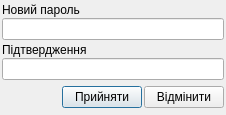
<?xml version="1.0" encoding="UTF-8"?>
<ui version="4.0">
 <class>tke_Dialog_change_password</class>
 <widget class="QDialog" name="tke_Dialog_change_password">
  <property name="geometry">
   <rect>
    <x>0</x>
    <y>0</y>
    <width>226</width>
    <height>115</height>
   </rect>
  </property>
  <property name="windowTitle">
   <string>Користувач - </string>
  </property>
  <property name="windowIcon">
   <iconset resource="tke/tke_rc">
    <normaloff>:/pictures/pictures/cube.png</normaloff>:/pictures/pictures/cube.png</iconset>
  </property>
  <layout class="QGridLayout">
   <property name="margin">
    <number>2</number>
   </property>
   <property name="spacing">
    <number>2</number>
   </property>
   <item row="2" column="0">
    <layout class="QHBoxLayout">
     <property name="spacing">
      <number>2</number>
     </property>
     <property name="margin">
      <number>0</number>
     </property>
     <item>
      <spacer>
       <property name="orientation">
        <enum>Qt::Horizontal</enum>
       </property>
       <property name="sizeHint" stdset="0">
        <size>
         <width>131</width>
         <height>31</height>
        </size>
       </property>
      </spacer>
     </item>
     <item>
      <widget class="QPushButton" name="okButton_login">
       <property name="text">
        <string>Прийняти</string>
       </property>
       <property name="icon">
        <iconset resource="tke/tke_rc">
         <normaloff>:/pictures/pictures/button_ok.png</normaloff>:/pictures/pictures/button_ok.png</iconset>
       </property>
       <property name="iconSize">
        <size>
         <width>12</width>
         <height>12</height>
        </size>
       </property>
      </widget>
     </item>
     <item>
      <widget class="QPushButton" name="cancelButton_login">
       <property name="text">
        <string>Відмінити</string>
       </property>
       <property name="icon">
        <iconset resource="tke/tke_rc">
         <normaloff>:/pictures/pictures/button_cancel.png</normaloff>:/pictures/pictures/button_cancel.png</iconset>
       </property>
       <property name="iconSize">
        <size>
         <width>12</width>
         <height>12</height>
        </size>
       </property>
      </widget>
     </item>
    </layout>
   </item>
   <item row="1" column="0">
    <layout class="QVBoxLayout">
     <property name="spacing">
      <number>1</number>
     </property>
     <property name="margin">
      <number>0</number>
     </property>
     <item>
      <widget class="QLabel" name="label_password_2">
       <property name="text">
        <string>Підтвердження</string>
       </property>
      </widget>
     </item>
     <item>
      <widget class="QLineEdit" name="lineEdit_new_password_2">
       <property name="inputMask">
        <string/>
       </property>
       <property name="echoMode">
        <enum>QLineEdit::Password</enum>
       </property>
      </widget>
     </item>
    </layout>
   </item>
   <item row="0" column="0">
    <layout class="QVBoxLayout">
     <property name="spacing">
      <number>1</number>
     </property>
     <property name="margin">
      <number>0</number>
     </property>
     <item>
      <widget class="QLabel" name="label_password_1">
       <property name="text">
        <string>Новий пароль</string>
       </property>
      </widget>
     </item>
     <item>
      <widget class="QLineEdit" name="lineEdit_new_password_1">
       <property name="inputMask">
        <string/>
       </property>
       <property name="echoMode">
        <enum>QLineEdit::Password</enum>
       </property>
      </widget>
     </item>
    </layout>
   </item>
  </layout>
 </widget>
 <tabstops>
  <tabstop>lineEdit_new_password_1</tabstop>
  <tabstop>lineEdit_new_password_2</tabstop>
  <tabstop>okButton_login</tabstop>
  <tabstop>cancelButton_login</tabstop>
 </tabstops>
 <resources>
  <include location="tke/tke_rc"/>
 </resources>
 <connections>
  <connection>
   <sender>cancelButton_login</sender>
   <signal>clicked()</signal>
   <receiver>tke_Dialog_change_password</receiver>
   <slot>reject()</slot>
   <hints>
    <hint type="sourcelabel">
     <x>369</x>
     <y>253</y>
    </hint>
    <hint type="destinationlabel">
     <x>179</x>
     <y>282</y>
    </hint>
   </hints>
  </connection>
 </connections>
</ui>
